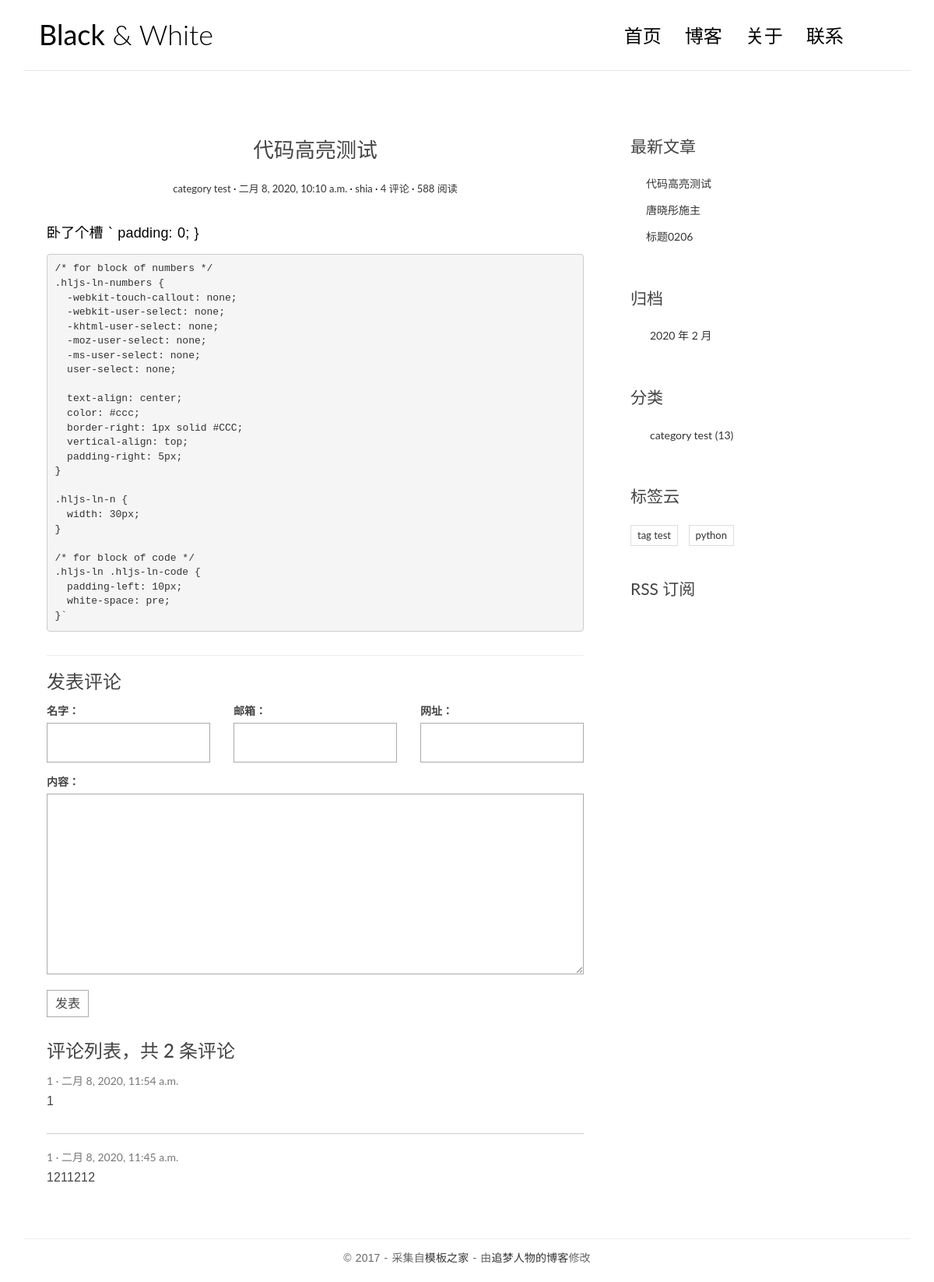
/posts/3/, run on the app's committed database.
### blog/models.py (models this page shows, shortened)
class Post(models.Model):
    title = models.CharField('标题', max_length=70)
    body = models.TextField('正文')
    created_time = models.DateTimeField('创建时间', default=timezone.now)
    modified_time = models.DateTimeField('修改时间')
    excerpt = models.CharField('摘要', max_length=200, blank=True)
    category = models.ForeignKey(Category, verbose_name='分类', on_delete=models.CASCADE)
    tag = models.ManyToManyField(Tag, verbose_name='标签', blank=True)
    author = models.ForeignKey(User, verbose_name='作者', on_delete=models.CASCADE)
    class Meta:
        verbose_name = '文章'
        verbose_name_plural = verbose_name
    def get_absolute_url(self):#于是 reverse 函数会去解析这个视图函数对应的 URL，我们这里 detail 对应的规则就是 posts/<int:pk>/ int 部分会被后面传入的参数 pk 替换，所以，如果 Post 的 id（或者 pk，这里 pk 和 id 是等价的） 是 255 的话，那么 get_absolute_url 函数返回的就是 /posts/255/ ，这样 Post 自己就生成了自己的 URL。
        return reverse('blog:detail', kwargs={'pk': self.pk})

class Category(models.Model):
    name = models.CharField(max_length=100)
    class Meta:
        verbose_name = '分类'
        verbose_name_plural = verbose_name

class Tag(models.Model):
    name = models.CharField(max_length=100)
    class Meta:
        verbose_name = '标签'
        verbose_name_plural = verbose_name

### comments/models.py (models this page shows, shortened)
class Comment(models.Model):
    name = models.CharField('名字', max_length=50)
    email = models.EmailField('邮箱')
    url = models.URLField('网址', blank=True)
    text = models.TextField('内容')
    created_time = models.DateTimeField('创建时间', default=timezone.now)
    post = models.ForeignKey('blog.Post', verbose_name='文章', on_delete=models.CASCADE)
    class Meta:
        verbose_name = '评论'
        verbose_name_plural = verbose_name

### blog/views.py (the view)
# urls.py: path('posts/<int:pk>/', views.detail, name='detail'),
def detail(request, pk):
    post = get_object_or_404(Post, pk=pk)
    md = markdown.Markdown(extensions=[
        'markdown.extensions.extra',
        'markdown.extensions.codehilite',
        TocExtension(slugify=slugify),
    ])
    post.body = md.convert(post.body)
    m = re.search(r'<div class="toc">\s*<ul>(.*)</ul>\s*</div>', md.toc, re.S)
    post.toc = m.group(1) if m is not None else ''
    return render(request, 'blog/detail.html', context={'post': post})

### comments/forms.py
class CommentForm(forms.ModelForm):
    class Meta:
        model = Comment
        fields = ['name', 'email', 'url', 'text']

### blog/templatetags/blog_extras.py (called while the page is built)
@register.inclusion_tag('blog/inclusions/_recent_posts.html', takes_context=True)
def show_recent_posts(context, num=5):
    return {
        'recent_post_list': Post.objects.all().order_by('-created_time')[:num],
    }

@register.inclusion_tag('blog/inclusions/_archives.html', takes_context=True)
def show_archives(context):
    return {
        'date_list': Post.objects.dates('created_time', 'month', order='DESC'),
    }

@register.inclusion_tag('blog/inclusions/_categories.html', takes_context=True)
def show_categories(context):
    return {
        'category_list': Category.objects.all(),
    }

@register.inclusion_tag('blog/inclusions/_tags.html', takes_context=True)
def show_tags(context):
    return {
        'tag_list': Tag.objects.all(),
    }

### comments/templatetags/comments_extras.py (called while the page is built)
@register.inclusion_tag('comments/inclusions/_form.html', takes_context=True)
def show_comment_form(context, post, form=None):
    if form is None:
        form = CommentForm()
    return {
        'form': form,
        'post': post,
    }

@register.inclusion_tag('comments/inclusions/_list.html', takes_context=True)
def show_comments(context, post):
    comment_list = post.comment_set.all().order_by('-created_time')
    comment_count = comment_list.count()
    return {
        'comment_count': comment_count,
        'comment_list': comment_list,
    }

### templates/blog/detail.html (shortened to what this page needs)
{% extends 'base.html' %}
{% load comments_extras %}
{% block main %}
    <article class="post post-{{ post.pk }}">
        <header class="entry-header">
            <h1 class="entry-title">{{ post.title }}</h1>
                <div class="entry-meta">
                    <span class="post-category"><a href="#">{{ post.category.name }}</a></span>
                    <span class="post-date"><a href="#"><time class="entry-date"
                                                datetime="{{ post.created_time }}">{{ post.created_time }}</time></a></span>
                     <span class="post-author"><a href="#">{{ post.author }}</a></span>
                     <span class="comments-link"><a href="#">4 评论</a></span>
                     <span class="views-count"><a href="#">588 阅读</a></span>
                </div>
        </header>
        <div class="entry-content clearfix">
            {{ post.body| safe }}
        </div>
    </article>
                <section class="comment-area" id="comment-area">
                    <hr>
                    <h3>发表评论</h3>
                        {% show_comment_form post %}
                    <div class="comment-list-panel">
                        {% show_comments post %}
                    </div>
                </section>
{% endblock main %}

### templates/comments/inclusions/_list.html
<h3>评论列表，共 <span>{{ comment_count }}</span> 条评论</h3>
<ul class="comment-list list-unstyled">
  {% for comment in comment_list %}
    <li class="comment-item">
      <span class="nickname">{{ comment.name }}</span>
      <time class="submit-date" datetime="{{ comment.created_time }}">{{ comment.created_time }}</time>
      <div class="text">
        {{ comment.text|linebreaks }}
      </div>
    </li>
  {% empty %}
    暂无评论
  {% endfor %}
</ul>

### templates/blog/inclusions/_recent_posts.html
<div class="widget widget-recent-posts">
  <h3 class="widget-title">最新文章</h3>
  <ul>
    {% for post in recent_post_list %}
      <li>
        <a href="{{ post.get_absolute_url }}">{{ post.title }}</a>
      </li>
    {% empty %}
      暂无文章！
    {% endfor %}
  </ul>
</div>

### templates/blog/inclusions/_categories.html
<div class="widget widget-category">
  <h3 class="widget-title">分类</h3>
  <ul>
    {% for category in category_list %}
      <li>
        <a href="{% url 'blog:category' category.pk %}">{{ category.name }} <span class="post-count">(13)</span></a>
      </li>
    {% empty %}
      暂无分类！
    {% endfor %}
  </ul>
</div>

### templates/blog/inclusions/_tags.html
<div class="widget widget-tag-cloud">
  <h3 class="widget-title">标签云</h3>
  <ul>
    {% for tag in tag_list %}
      <li>
        <a href="{% url 'blog:tag' tag.pk %}">{{ tag.name }}</a>
      </li>
    {% empty %}
      暂无标签！
    {% endfor %}
  </ul>
</div>

### blog/static/blog/css/custom.css (style rules this page uses)
* { outline: none; }
h1, h2, h3, h4, h5, h6 { margin-top: 0; }
a { color: #333; }
body { color: #444; font-family: 'Lato', sans-serif; }
p { font-family: 'Ubuntu', sans-serif; font-weight: 400; word-spacing: 1px; letter-spacing: 0.01em; }
.post { background: #fff; padding: 30px 30px 0; }
.entry-title { text-align: center; font-size: 1.9em; margin-bottom: 20px; line-height: 1.6; padding: 10px 20px 0; }
.entry-meta { text-align: center; color: #DDDDDD; font-size: 13px; margin-bottom: 30px; }
.entry-content { font-size: 18px; line-height: 1.9; font-weight: 300; color: #000; }
.post-category::after, .post-date::after, .post-author::after, .comments-link::after { content: ' ·'; color: #000; }
.widget { background: #fff; padding: 30px 0 0; }
.widget-title { font-size: 1.5em; margin-bottom: 20px; line-height: 1.6; padding: 10px 0 0; font-weight: 400; }
.widget-recent-posts ul { padding: 0; margin: 0; padding-left: 20px; }
.widget-recent-posts ul li { list-style-type: none; position: relative; line-height: 170%; margin-bottom: 10px; }
.widget-recent-posts ul li::before { content: '\f3d3'; font-family: "Ionicons"; position: absolute; left: -17px; top: 3px; font-size: 16px; color: #000; }
.widget-category ul { padding: 0; margin: 0; padding-left: 25px; }
.widget-category ul li { list-style-type: none; position: relative; line-height: 170%; margin-bottom: 10px; }
.widget-category ul li::before { content: '\f3fe'; font-family: "Ionicons"; position: absolute; left: -25px; top: 1px; font-size: 18px; color: #000; }
.widget-tag-cloud ul { padding: 0; margin: 0; margin-right: -10px; }
.widget-tag-cloud ul li { list-style-type: none; font-size: 13px; display: inline-block; margin-right: 10px; margin-bottom: 10px; padding: 3px 8px; border: 1px solid #ddd; }
.contact-form input, .comment-form input { border: 1px solid #aaa; margin-bottom: 15px; width: 100%; padding: 15px 15px; font-size: 16px; line-height: 100%; transition: 0.4s border-color linear; }
.contact-form textarea, .comment-form textarea { border: 1px solid #aaa; margin-bottom: 15px; width: 100%; padding: 15px 15px; font-size: 16px; line-height: 20px !important; min-height: 183px; transition: 0.4s border-color linear; }
.comment-area { padding: 0 30px 0; }
.comment-list-panel { margin-top: 30px; }
.comment-list { margin-top: 15px; }
.comment-item:not(:last-child) { border-bottom: 1px #ccc solid; margin-bottom: 20px; padding-bottom: 20px; }
.comment-item .nickname, .comment-item .submit-date { color: #777; font-size: 14px; }
.comment-item .nickname:after { content: ' ·'; }
.comment-item .text { padding-top: 5px; font-size: 16px; }

### templates/base.html (style rules this page uses)
.codehilite { padding: 0; }

### data on the page
Post: title "代码高亮测试", category.name "category test", created_time "二月 8, 2020, 10:10 a.m.", author "shia", body "卧了个槽 ` padding: 0; } /* for block of numbers */ .hljs-ln-numbers { - webkit-touch-callout: none ; - webkit-user-select: none ; - khtml-user-select: none ; - moz-user-select: none ; - ms-user-select: none ; user-select: none ; text-align: center ; color: #ccc; border-right: 1 px solid #CCC; vertical-align: top ; padding-right: 5 px ; } .hljs-ln-n { width: 30 px ; } /* for block of code */ .hljs-ln .hljs-ln-code { padding-left: 10 px ; white-space: pre ; }`"
Comment: name "1", created_time "二月 8, 2020, 11:54 a.m.", text "1"
Comment: name "1", created_time "二月 8, 2020, 11:45 a.m.", text "1211212"
Post: title "唐晓彤施主"
Post: title "标题0206"
Category: name "category test"
Tag: name "tag test"
Tag: name "python"

### other printed values
{{ comment_count }} "2"
{{ date.year }} "2020"
{{ date.month }} "2"
